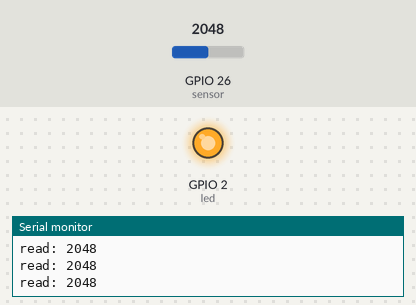
Bench run of a sketch on a simulated ESP32. On the bench: output pins drawn as LEDs (lit = HIGH), the last lines printed to the serial monitor. Inputs (shaded band) come from the test bench; at power-on: GPIO 26 (sensor) = 2048. Pins used as bus, display or sensor lines are not drawn.

Above: at 1.2 s.
1.3 s: GPIO 26 (sensor) set to 527
2.8 s: GPIO 26 (sensor) set to 449
At 3.8 s:
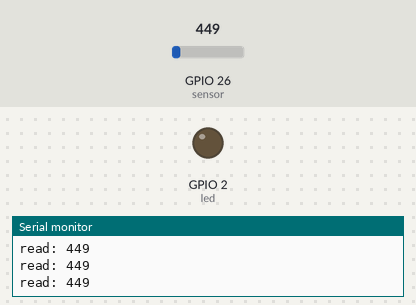
4.4 s: GPIO 26 (sensor) set to 540
At 5.2 s:
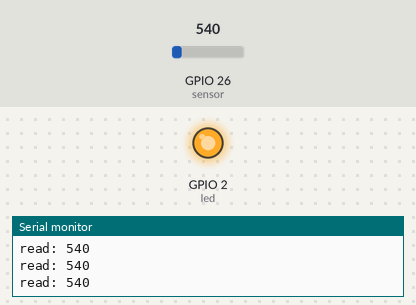
6.0 s: GPIO 26 (sensor) set to 491
At 6.5 s:
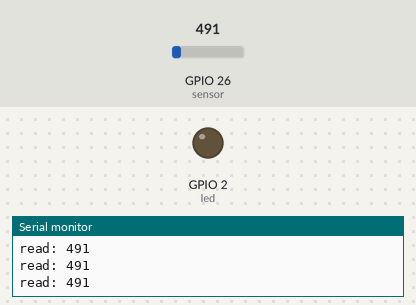
Timing chart, 0 to 8.6 s (numbered marks = the images above; inputs shaded):
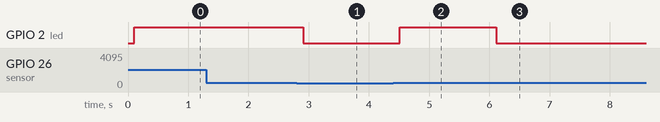

The sketch:

code.ino
```cpp
#define sensor 26
#define led 2
#define S0 25
#define S1 33
#define S2 32
int adc = 0;
void setup() {
  Serial.begin(9600);
  pinMode(S0, OUTPUT);
  pinMode(S1, OUTPUT);
  pinMode(S2, OUTPUT);
  pinMode(led, OUTPUT);
}

void loop() {
  digitalWrite(S2, LOW);
  digitalWrite(S1, LOW);
  digitalWrite(S0, HIGH);
  adc = analogRead(sensor);
  Serial.println(String("read: ") + adc);
  delay(100);

  if (adc >= 500){
    digitalWrite(led, HIGH);
  }
  else{
    digitalWrite(led, LOW);
  }

}

// void sensor1(){
//   digitalWrite(S2, LOW);
//   digitalWrite(S1, LOW);
//   digitalWrite(S0, HIGH);
//   adc = analogRead(sensor);
//   Serial.println(String("read: ") + adc);
//   delay(100);
// }
```

Measured:
- the behaviour switches between 500 and 499 on GPIO 26 (sensor) (found by bisection; images 0 and 1)
- after the input at 2.8 s, GPIO 2 (led): HIGH → LOW after 0.11 s
- after the input at 4.4 s, GPIO 2 (led): LOW → HIGH after 0.11 s
- after the input at 6.0 s, GPIO 2 (led): HIGH → LOW after 0.11 s
